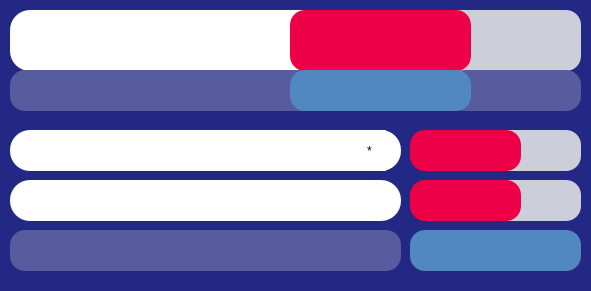
      <widget class="QFrame" name="frame_2">
       <property name="geometry">
        <rect>
         <x>0</x>
         <y>320</y>
         <width>591</width>
         <height>291</height>
        </rect>
       </property>
       <property name="styleSheet">
        <string notr="true">background-color: rgb(35, 40, 132);
border-radius:30px;</string>
       </property>
       <property name="frameShape">
        <enum>QFrame::Shape::StyledPanel</enum>
       </property>
       <property name="frameShadow">
        <enum>QFrame::Shadow::Raised</enum>
       </property>
       <widget class="QLineEdit" name="inn2_Bat_Name">
        <property name="geometry">
         <rect>
          <x>10</x>
          <y>10</y>
          <width>311</width>
          <height>61</height>
         </rect>
        </property>
        <property name="styleSheet">
         <string notr="true">background-color: rgb(255, 255, 255);

font: 700 18pt &quot;Cascadia Code&quot;;
color: rgb(0, 0, 0);
border-radius: 20px; </string>
        </property>
        <property name="alignment">
         <set>Qt::AlignmentFlag::AlignCenter</set>
        </property>
        <property name="readOnly">
         <bool>true</bool>
        </property>
       </widget>
       <widget class="QLineEdit" name="inn2_runs">
        <property name="geometry">
         <rect>
          <x>290</x>
          <y>10</y>
          <width>181</width>
          <height>61</height>
         </rect>
        </property>
        <property name="styleSheet">
         <string notr="true">color: rgb(255, 255, 255);
background-color: rgb(237, 0, 71);
font: 700 24pt &quot;Cascadia Code&quot;;
border-radius: 15px; </string>
        </property>
        <property name="alignment">
         <set>Qt::AlignmentFlag::AlignCenter</set>
        </property>
        <property name="readOnly">
         <bool>true</bool>
        </property>
       </widget>
       <widget class="QLineEdit" name="inn2_Bowl_Name">
        <property name="geometry">
         <rect>
          <x>10</x>
          <y>70</y>
          <width>311</width>
          <height>41</height>
         </rect>
        </property>
        <property name="styleSheet">
         <string notr="true">font: 700 14pt &quot;Cascadia Code&quot;;
color: rgb(0, 0, 0);
border-radius: 15px;

background-color: rgb(87, 92, 158);</string>
        </property>
        <property name="alignment">
         <set>Qt::AlignmentFlag::AlignCenter</set>
        </property>
        <property name="readOnly">
         <bool>true</bool>
        </property>
       </widget>
       <widget class="QLineEdit" name="inn2_overs">
        <property name="geometry">
         <rect>
          <x>290</x>
          <y>70</y>
          <width>181</width>
          <height>41</height>
         </rect>
        </property>
        <property name="styleSheet">
         <string notr="true">font: 700 14pt &quot;Cascadia Code&quot;;
background-color: rgb(81, 136, 192);
color: rgb(0, 0, 0);
border-radius: 15px;

</string>
        </property>
        <property name="alignment">
         <set>Qt::AlignmentFlag::AlignCenter</set>
        </property>
        <property name="readOnly">
         <bool>true</bool>
        </property>
       </widget>
       <widget class="QLineEdit" name="inn2_RR">
        <property name="geometry">
         <rect>
          <x>400</x>
          <y>10</y>
          <width>181</width>
          <height>61</height>
         </rect>
        </property>
        <property name="styleSheet">
         <string notr="true">color: rgb(255, 255, 255);
background-color: rgb(237, 0, 71);
font: 700 12pt &quot;Cascadia Code&quot;;
border-radius: 15px; 
background-color: rgb(204, 207, 217);</string>
        </property>
        <property name="alignment">
         <set>Qt::AlignmentFlag::AlignCenter</set>
        </property>
        <property name="readOnly">
         <bool>true</bool>
        </property>
       </widget>
       <widget class="QLineEdit" name="lineEdit_22">
        <property name="geometry">
         <rect>
          <x>450</x>
          <y>70</y>
          <width>131</width>
          <height>41</height>
         </rect>
        </property>
        <property name="styleSheet">
         <string notr="true">font: 700 10pt &quot;Cascadia Code&quot;;
color: rgb(0, 0, 0);
border-radius: 15px;

background-color: rgb(87, 92, 158);
</string>
        </property>
        <property name="alignment">
         <set>Qt::AlignmentFlag::AlignCenter</set>
        </property>
        <property name="readOnly">
         <bool>true</bool>
        </property>
       </widget>
       <widget class="QLineEdit" name="inn2_striker_bowl">
        <property name="geometry">
         <rect>
          <x>480</x>
          <y>130</y>
          <width>101</width>
          <height>41</height>
         </rect>
        </property>
        <property name="styleSheet">
         <string notr="true">color: rgb(0, 0, 0);

font: 700 12pt &quot;Cascadia Code&quot;;
border-radius: 15px; 
background-color: rgb(204, 207, 217);</string>
        </property>
        <property name="readOnly">
         <bool>true</bool>
        </property>
       </widget>
       <widget class="QLineEdit" name="inn2_NonStriker">
        <property name="geometry">
         <rect>
          <x>10</x>
          <y>180</y>
          <width>391</width>
          <height>41</height>
         </rect>
        </property>
        <property name="styleSheet">
         <string notr="true">background-color: rgb(255, 255, 255);

font: 700 14pt &quot;Cascadia Code&quot;;
color: rgb(0, 0, 0);
border-radius: 20px; </string>
        </property>
        <property name="alignment">
         <set>Qt::AlignmentFlag::AlignCenter</set>
        </property>
        <property name="readOnly">
         <bool>true</bool>
        </property>
       </widget>
       <widget class="QLineEdit" name="inn2_nonStriker_bowl">
        <property name="geometry">
         <rect>
          <x>480</x>
          <y>180</y>
          <width>101</width>
          <height>41</height>
         </rect>
        </property>
        <property name="styleSheet">
         <string notr="true">color: rgb(0, 0, 0);

font: 700 12pt &quot;Cascadia Code&quot;;
border-radius: 15px; 
background-color: rgb(204, 207, 217);</string>
        </property>
        <property name="readOnly">
         <bool>true</bool>
        </property>
       </widget>
       <widget class="QLineEdit" name="inn2_striker_run">
        <property name="geometry">
         <rect>
          <x>410</x>
          <y>130</y>
          <width>111</width>
          <height>41</height>
         </rect>
        </property>
        <property name="styleSheet">
         <string notr="true">color: rgb(255, 255, 255);
background-color: rgb(237, 0, 71);
font: 700 14pt &quot;Cascadia Code&quot;;
border-radius: 15px; </string>
        </property>
        <property name="alignment">
         <set>Qt::AlignmentFlag::AlignCenter</set>
        </property>
        <property name="readOnly">
         <bool>true</bool>
        </property>
       </widget>
       <widget class="QLineEdit" name="inn2_nonstriker_run">
        <property name="geometry">
         <rect>
          <x>410</x>
          <y>180</y>
          <width>111</width>
          <height>41</height>
         </rect>
        </property>
        <property name="styleSheet">
         <string notr="true">color: rgb(255, 255, 255);
background-color: rgb(237, 0, 71);
font: 700 14pt &quot;Cascadia Code&quot;;
border-radius: 15px; </string>
        </property>
        <property name="alignment">
         <set>Qt::AlignmentFlag::AlignCenter</set>
        </property>
        <property name="readOnly">
         <bool>true</bool>
        </property>
       </widget>
       <widget class="QLineEdit" name="inn2_striker">
        <property name="geometry">
         <rect>
          <x>10</x>
          <y>130</y>
          <width>391</width>
          <height>41</height>
         </rect>
        </property>
        <property name="styleSheet">
         <string notr="true">background-color: rgb(255, 255, 255);

font: 700 14pt &quot;Cascadia Code&quot;;
color: rgb(0, 0, 0);
border-radius: 20px; 
</string>
        </property>
        <property name="alignment">
         <set>Qt::AlignmentFlag::AlignCenter</set>
        </property>
        <property name="readOnly">
         <bool>true</bool>
        </property>
       </widget>
       <widget class="QLineEdit" name="inn2_bowler_run">
        <property name="geometry">
         <rect>
          <x>410</x>
          <y>230</y>
          <width>171</width>
          <height>41</height>
         </rect>
        </property>
        <property name="styleSheet">
         <string notr="true">font: 700 14pt &quot;Cascadia Code&quot;;
background-color: rgb(81, 136, 192);
color: rgb(0, 0, 0);
border-radius: 15px;</string>
        </property>
        <property name="alignment">
         <set>Qt::AlignmentFlag::AlignCenter</set>
        </property>
        <property name="readOnly">
         <bool>true</bool>
        </property>
       </widget>
       <widget class="QLineEdit" name="inn2_bowler">
        <property name="geometry">
         <rect>
          <x>10</x>
          <y>230</y>
          <width>391</width>
          <height>41</height>
         </rect>
        </property>
        <property name="styleSheet">
         <string notr="true">font: 700 14pt &quot;Cascadia Code&quot;;
color: rgb(0, 0, 0);
border-radius: 15px;

background-color: rgb(87, 92, 158);
</string>
        </property>
        <property name="alignment">
         <set>Qt::AlignmentFlag::AlignCenter</set>
        </property>
        <property name="readOnly">
         <bool>true</bool>
        </property>
       </widget>
       <widget class="QLineEdit" name="lineEdit_16">
        <property name="geometry">
         <rect>
          <x>365</x>
          <y>130</y>
          <width>21</width>
          <height>41</height>
         </rect>
        </property>
        <property name="styleSheet">
         <string notr="true">background-color: rgb(255, 255, 255);

font: 700 20pt &quot;Cascadia Code&quot;;
color: rgb(0, 0, 0);
border-radius: 20px; </string>
        </property>
        <property name="text">
         <string>*</string>
        </property>
        <property name="readOnly">
         <bool>true</bool>
        </property>
       </widget>
       <zorder>inn2_Bat_Name</zorder>
       <zorder>inn2_Bowl_Name</zorder>
       <zorder>inn2_RR</zorder>
       <zorder>lineEdit_22</zorder>
       <zorder>inn2_striker_bowl</zorder>
       <zorder>inn2_NonStriker</zorder>
       <zorder>inn2_nonStriker_bowl</zorder>
       <zorder>inn2_striker_run</zorder>
       <zorder>inn2_nonstriker_run</zorder>
       <zorder>inn2_striker</zorder>
       <zorder>inn2_bowler_run</zorder>
       <zorder>inn2_bowler</zorder>
       <zorder>inn2_runs</zorder>
       <zorder>inn2_overs</zorder>
       <zorder>lineEdit_16</zorder>
      </widget>
